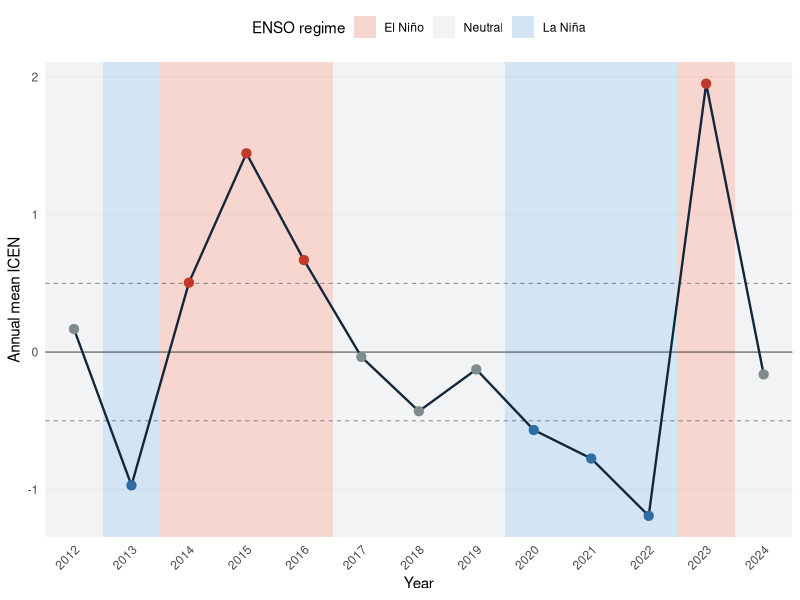

Recreate this plot in R.
## ---- chunk 1
#| label: fig-enso
#| echo: false
#| message: false
#| warning: false
#| dev: ragg_png
#| fig-cap: "El Niño–Southern Oscillation signal over the assessment period, shown as the annual mean of the Índice Costero El Niño (ICEN; monthly data 2012–2024). The shaded background classifies each year into an ENSO regime using the standard ±0.5 thresholds (El Niño ≥ 0.5, La Niña ≤ −0.5, Neutral between; dashed lines). The China and CALAMASUR models let population productivity parameters switch between these El Niño and La Niña phases."
library(readr)
library(dplyr)
library(ggplot2)

icen <- read_csv("data/ICEN_2024.csv", show_col_types = FALSE)
names(icen) <- c("Year", "Month", "ICEN")

# Locale-safe labels: ñ always parses to UTF-8 "ñ" regardless of the R locale
nt <- intToUtf8(241L) # n-tilde (U+00F1), built locale-independently
el_nino <- paste0("El Ni", nt, "o")
la_nina <- paste0("La Ni", nt, "a")

ann <- icen |>
  filter(!is.na(Year), !is.na(ICEN)) |>
  group_by(Year) |>
  summarise(ICEN = mean(ICEN), .groups = "drop") |>
  mutate(
    Regime = factor(
      dplyr::case_when(
        ICEN >= 0.5 ~ el_nino,
        ICEN <= -0.5 ~ la_nina,
        TRUE ~ "Neutral"
      ),
      levels = c(el_nino, "Neutral", la_nina)
    )
  )

band_cols <- setNames(
  c("#f1c0b4", "#e9ecef", "#bcd6ef"),
  c(el_nino, "Neutral", la_nina)
)
pt_cols <- setNames(
  c("#c0392b", "#7f8c8d", "#2e6da4"),
  c(el_nino, "Neutral", la_nina)
)

ggplot(ann, aes(Year, ICEN)) +
  geom_rect(
    aes(
      xmin = Year - 0.5,
      xmax = Year + 0.5,
      ymin = -Inf,
      ymax = Inf,
      fill = Regime
    ),
    alpha = 0.65,
    inherit.aes = FALSE
  ) +
  geom_hline(
    yintercept = c(-0.5, 0.5),
    linetype = "dashed",
    colour = "grey45",
    linewidth = 0.3
  ) +
  geom_hline(yintercept = 0, colour = "grey30", linewidth = 0.35) +
  geom_line(colour = "#12263a", linewidth = 0.8) +
  geom_point(aes(colour = Regime), size = 2.8) +
  scale_fill_manual(values = band_cols, name = "ENSO regime", drop = FALSE) +
  scale_colour_manual(values = pt_cols, guide = "none") +
  scale_x_continuous(breaks = ann$Year, expand = c(0, 0)) +
  labs(x = "Year", y = "Annual mean ICEN") +
  theme_minimal(base_size = 11) +
  theme(
    panel.grid.minor = element_blank(),
    panel.grid.major.x = element_blank(),
    legend.position = "top",
    axis.text.x = element_text(angle = 45, hjust = 1)
  )
